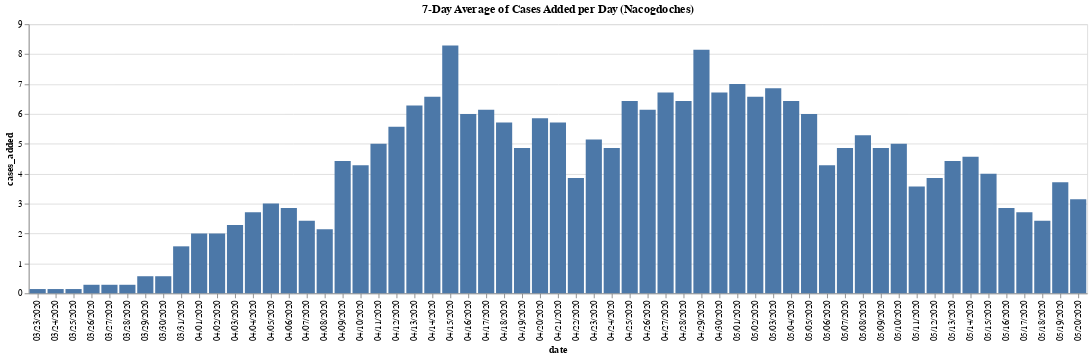

Write notebook code for a chart like this one.
### Code cell
# 7-day running average for Nacogdoches.
county_name = "Nacogdoches"

deltas = []
currdate = min_date + dt.timedelta(days = 3)
while currdate <= max_date + dt.timedelta(days=-3):
    week_total = 0
    for n in range(-3, 4):
        thisdate = currdate + dt.timedelta(days=n)
        thisdate_text = datestamp(thisdate)
        
        prevdate = currdate + dt.timedelta(days=n-1)
        prevdate_text = datestamp(prevdate)
        
        this_num_cases = 0 if thisdate < min_date else df_num_cases.loc[(df_num_cases["county"] == county_name) & (df_num_cases["date"] == thisdate_text)]["num_cases"].astype('int32').sum()
        prev_num_cases = 0 if prevdate < min_date else df_num_cases.loc[(df_num_cases["county"] == county_name) & (df_num_cases["date"] == prevdate_text)]["num_cases"].astype('int32').sum()
        week_total += (this_num_cases - prev_num_cases)
    week_avg = week_total / 7
    
    currdate_text = datestamp(currdate)
    deltas.append({
        "date": currdate_text,
        "cases_added": week_avg
    })
    
    currdate = currdate + dt.timedelta(days=1)

df_deltas = pd.DataFrame(deltas)
#display(df_deltas)

total_cases = df_num_cases.loc[(df_num_cases["county"] == county_name) & (df_num_cases["date"] == currdate_text)]["num_cases"].astype('int32').sum()

import altair as alt
display(alt.Chart(df_deltas, title=f"7-Day Average of Cases Added per Day ({county_name})").mark_bar().encode(
    x=alt.X('date', bin=False),
    y='cases_added'
))

### Figure 1 — Vega-Lite specification as saved in the notebook (floating-point values rounded to 4 significant figures)
{"config": {"view": {"continuousWidth": 400, "continuousHeight": 300}}, "data": {"name": "data-58df02ada2e6c0707424b6db0b018e48"}, "mark": "bar", "encoding": {"x": {"type": "nominal", "bin": false, "field": "date"}, "y": {"type": "quantitative", "field": "cases_added"}}, "title": "7-Day Average of Cases Added per Day (Nacogdoches)", "$schema": "https://vega.github.io/schema/vega-lite/v4.0.2.json", "datasets": {"data-58df02ada2e6c0707424b6db0b018e48": [{"date": "03/23/2020", "cases_added": 0.1429}, {"date": "03/24/2020", "cases_added": 0.1429}, {"date": "03/25/2020", "cases_added": 0.1429}, {"date": "03/26/2020", "cases_added": 0.2857}, {"date": "03/27/2020", "cases_added": 0.2857}, {"date": "03/28/2020", "cases_added": 0.2857}, {"date": "03/29/2020", "cases_added": 0.5714}, {"date": "03/30/2020", "cases_added": 0.5714}, {"date": "03/31/2020", "cases_added": 1.571}, {"date": "04/01/2020", "cases_added": 2.0}, {"date": "04/02/2020", "cases_added": 2.0}, {"date": "04/03/2020", "cases_added": 2.286}, {"date": "04/04/2020", "cases_added": 2.714}, {"date": "04/05/2020", "cases_added": 3.0}, {"date": "04/06/2020", "cases_added": 2.857}, {"date": "04/07/2020", "cases_added": 2.429}, {"date": "04/08/2020", "cases_added": 2.143}, {"date": "04/09/2020", "cases_added": 4.429}, {"date": "04/10/2020", "cases_added": 4.286}, {"date": "04/11/2020", "cases_added": 5.0}, {"date": "04/12/2020", "cases_added": 5.571}, {"date": "04/13/2020", "cases_added": 6.286}, {"date": "04/14/2020", "cases_added": 6.571}, {"date": "04/15/2020", "cases_added": 8.286}, {"date": "04/16/2020", "cases_added": 6.0}, {"date": "04/17/2020", "cases_added": 6.143}, {"date": "04/18/2020", "cases_added": 5.714}, {"date": "04/19/2020", "cases_added": 4.857}, {"date": "04/20/2020", "cases_added": 5.857}, {"date": "04/21/2020", "cases_added": 5.714}, {"date": "04/22/2020", "cases_added": 3.857}, {"date": "04/23/2020", "cases_added": 5.143}, {"date": "04/24/2020", "cases_added": 4.857}, {"date": "04/25/2020", "cases_added": 6.429}, {"date": "04/26/2020", "cases_added": 6.143}, {"date": "04/27/2020", "cases_added": 6.714}, {"date": "04/28/2020", "cases_added": 6.429}, {"date": "04/29/2020", "cases_added": 8.143}, {"date": "04/30/2020", "cases_added": 6.714}, {"date": "05/01/2020", "cases_added": 7.0}, {"date": "05/02/2020", "cases_added": 6.571}, {"date": "05/03/2020", "cases_added": 6.857}, {"date": "05/04/2020", "cases_added": 6.429}, {"date": "05/05/2020", "cases_added": 6.0}, {"date": "05/06/2020", "cases_added": 4.286}, {"date": "05/07/2020", "cases_added": 4.857}, {"date": "05/08/2020", "cases_added": 5.286}, {"date": "05/09/2020", "cases_added": 4.857}, {"date": "05/10/2020", "cases_added": 5.0}, {"date": "05/11/2020", "cases_added": 3.571}, {"date": "05/12/2020", "cases_added": 3.857}, {"date": "05/13/2020", "cases_added": 4.429}, {"date": "05/14/2020", "cases_added": 4.571}, {"date": "05/15/2020", "cases_added": 4.0}, {"date": "05/16/2020", "cases_added": 2.857}, {"date": "05/17/2020", "cases_added": 2.714}, {"date": "05/18/2020", "cases_added": 2.429}, {"date": "05/19/2020", "cases_added": 3.714}, {"date": "05/20/2020", "cases_added": 3.143}]}}
